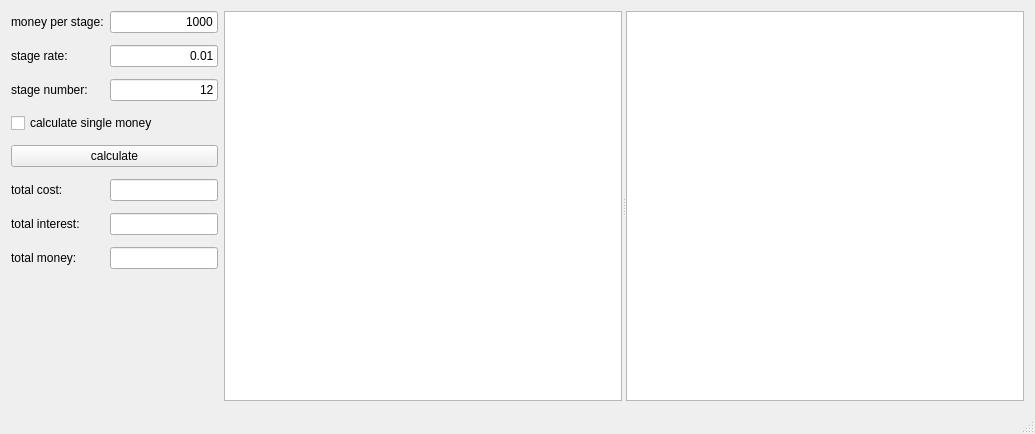
<?xml version="1.0" encoding="UTF-8"?>
<ui version="4.0">
 <class>MainWindow</class>
 <widget class="QMainWindow" name="MainWindow">
  <property name="geometry">
   <rect>
    <x>0</x>
    <y>0</y>
    <width>1035</width>
    <height>434</height>
   </rect>
  </property>
  <property name="windowTitle">
   <string>Calculator</string>
  </property>
  <widget class="QWidget" name="centralWidget">
   <layout class="QHBoxLayout" name="horizontalLayout" stretch="0,1">
    <item>
     <layout class="QGridLayout" name="gridLayout">
      <property name="verticalSpacing">
       <number>12</number>
      </property>
      <item row="1" column="0">
       <widget class="QLabel" name="label_2">
        <property name="statusTip">
         <string>between 0-1</string>
        </property>
        <property name="text">
         <string>stage rate:</string>
        </property>
       </widget>
      </item>
      <item row="5" column="0">
       <widget class="QLabel" name="label_4">
        <property name="text">
         <string>total cost:</string>
        </property>
       </widget>
      </item>
      <item row="4" column="0" colspan="2">
       <widget class="QPushButton" name="pushButton_cal">
        <property name="text">
         <string>calculate</string>
        </property>
       </widget>
      </item>
      <item row="8" column="0" colspan="2">
       <spacer name="verticalSpacer">
        <property name="orientation">
         <enum>Qt::Vertical</enum>
        </property>
        <property name="sizeHint" stdset="0">
         <size>
          <width>20</width>
          <height>40</height>
         </size>
        </property>
       </spacer>
      </item>
      <item row="0" column="1">
       <widget class="QLineEdit" name="lineEdit_money">
        <property name="text">
         <string>1000</string>
        </property>
        <property name="alignment">
         <set>Qt::AlignRight|Qt::AlignTrailing|Qt::AlignVCenter</set>
        </property>
       </widget>
      </item>
      <item row="6" column="1">
       <widget class="QLineEdit" name="lineEdit_totalInterest">
        <property name="alignment">
         <set>Qt::AlignRight|Qt::AlignTrailing|Qt::AlignVCenter</set>
        </property>
        <property name="readOnly">
         <bool>true</bool>
        </property>
       </widget>
      </item>
      <item row="7" column="0">
       <widget class="QLabel" name="label_6">
        <property name="text">
         <string>total money:</string>
        </property>
       </widget>
      </item>
      <item row="5" column="1">
       <widget class="QLineEdit" name="lineEdit_totalCost">
        <property name="alignment">
         <set>Qt::AlignRight|Qt::AlignTrailing|Qt::AlignVCenter</set>
        </property>
        <property name="readOnly">
         <bool>true</bool>
        </property>
       </widget>
      </item>
      <item row="6" column="0">
       <widget class="QLabel" name="label_5">
        <property name="text">
         <string>total interest:</string>
        </property>
       </widget>
      </item>
      <item row="1" column="1">
       <widget class="QLineEdit" name="lineEdit_rate">
        <property name="text">
         <string>0.01</string>
        </property>
        <property name="alignment">
         <set>Qt::AlignRight|Qt::AlignTrailing|Qt::AlignVCenter</set>
        </property>
       </widget>
      </item>
      <item row="7" column="1">
       <widget class="QLineEdit" name="lineEdit_totalMoney">
        <property name="alignment">
         <set>Qt::AlignRight|Qt::AlignTrailing|Qt::AlignVCenter</set>
        </property>
        <property name="readOnly">
         <bool>true</bool>
        </property>
       </widget>
      </item>
      <item row="2" column="1">
       <widget class="QLineEdit" name="lineEdit_time">
        <property name="text">
         <string>12</string>
        </property>
        <property name="alignment">
         <set>Qt::AlignRight|Qt::AlignTrailing|Qt::AlignVCenter</set>
        </property>
       </widget>
      </item>
      <item row="2" column="0">
       <widget class="QLabel" name="label_3">
        <property name="text">
         <string>stage number:</string>
        </property>
       </widget>
      </item>
      <item row="0" column="0">
       <widget class="QLabel" name="label">
        <property name="statusTip">
         <string>&quot;stage&quot; can be &quot;year&quot;,&quot;mouth&quot;..etc.</string>
        </property>
        <property name="text">
         <string>money per stage:</string>
        </property>
       </widget>
      </item>
      <item row="3" column="0" colspan="2">
       <widget class="QCheckBox" name="checkBox_singleMoney">
        <property name="text">
         <string>calculate single money</string>
        </property>
       </widget>
      </item>
     </layout>
    </item>
    <item>
     <widget class="QSplitter" name="splitter">
      <property name="orientation">
       <enum>Qt::Horizontal</enum>
      </property>
      <widget class="QPlainTextEdit" name="plainTextEdit_result"/>
      <widget class="QGraphicsView" name="graphicsView"/>
     </widget>
    </item>
   </layout>
  </widget>
  <widget class="QStatusBar" name="statusBar"/>
 </widget>
 <layoutdefault spacing="6" margin="11"/>
 <tabstops>
  <tabstop>lineEdit_money</tabstop>
  <tabstop>lineEdit_rate</tabstop>
  <tabstop>lineEdit_time</tabstop>
  <tabstop>pushButton_cal</tabstop>
  <tabstop>lineEdit_totalCost</tabstop>
  <tabstop>lineEdit_totalInterest</tabstop>
  <tabstop>lineEdit_totalMoney</tabstop>
  <tabstop>plainTextEdit_result</tabstop>
 </tabstops>
 <resources/>
 <connections/>
</ui>
